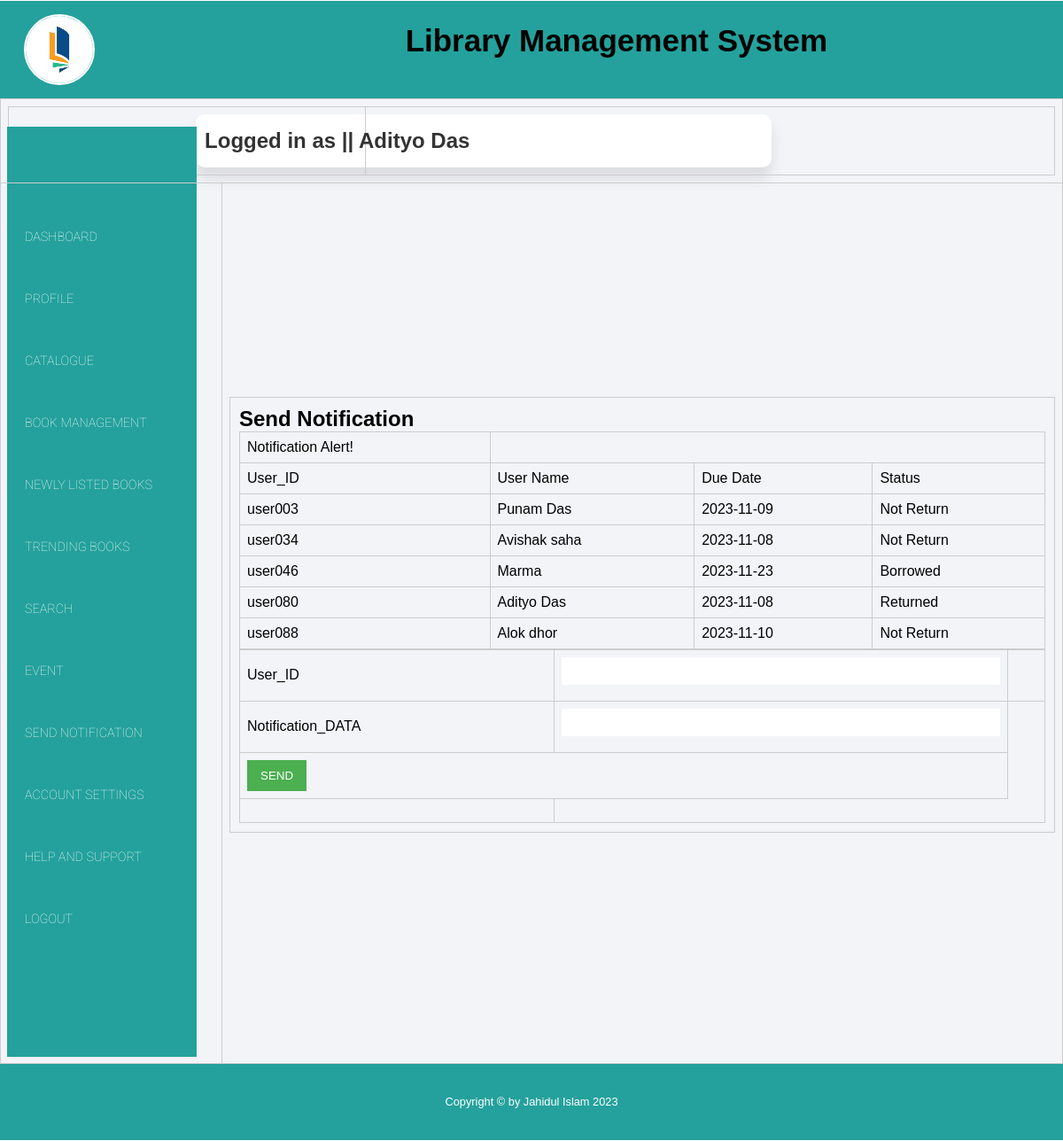
The app's page /views/Notification.php (signed in) with its own data.
### tables this page shows
CREATE TABLE `notification_alerts` (
  `User_ID` varchar(122) NOT NULL,
  `User_Name` varchar(129) NOT NULL,
  `Due_Date` date NOT NULL,
  `Status` varchar(122) NOT NULL,
  `Action` varchar(11) NOT NULL
);

### controller/userData.php (called while the page is built)
<?php
$user = $_SESSION['user'];
?>

### models/bookModel.php (called while the page is built, shortened)
<?php
function getNotification()
{
    $con = getConnection();
    $sql = "select * from notification_alerts ";
    $result = mysqli_query($con, $sql);
    $users = [];
    while ($row = mysqli_fetch_assoc($result)) {
        array_push($users, $row);
    }
    return $users;
}

### views/Notification.php (the view, shortened to what this page needs)
<?php
  require_once('../models/bookModel.php');
  $Notification = getNotification();
?>
<?php
include_once("../controller/userData.php");
?>
<html>
<head>
      <link rel="stylesheet" href="https://cdnjs.cloudflare.com/ajax/libs/font-awesome/5.15.1/css/all.min.css"
 />
    <link rel="stylesheet" href="style18.css">
</head>
<body>
    <div class="container">
            <header>
                <div class="row">
                    <div class="col-lg-4 col-md-12">
                    <div class="logo-div">
                            <a href="#">
                                <img src="book.png">
                            </a>
                    </div>
                    </div>
                    <div class="col-lg-8 col-md-12">
                        <p class="heading-style">Library Management System</p>
                    </div>
                </div>
            </header>
    <center>
        <main>
        <table height=635 width=1080>
            <tr height=70>
                <td colspan="2">
                    <table width = "800">
                    <tr>
                        <td align="center">
                            <div class="card">
                        <h2>Logged in as || <?php echo $user['name'] ?></h2>
                            </div>
                        </td>
                    </tr>
                    </table>
                </td>
            </tr>
            <tr>
                <td rowspan="3" width="250">
                <nav>
                <ul>
                    <li> <a href="librarian_dashboard.php">Dashboard</a></li>
                    <li> <a href="profile.php">Profile</a></li>
                    <li> <a href="catalog.php">Catalogue</a></li>
                    <li> <a href="book_management.php">Book Management</a></li>
                    <li> <a href="Newly_listed_Books.php">Newly Listed Books</a></li>
                    <li> <a href="TrendingBooks.php">Trending Books</a></li>
					<li> <a href="search.php">Search</a></li>
                    <li> <a href="event.php">Event</a></li>
                    <li> <a href="Notification.php">Send Notification</a></li>
                    <li> <a href="account_setting.php">Account Settings</a></li>
                    <li> <a href="send_msg1.php">Help and Support</a></li>
                    <li> <a href="../controller/logout.php">Logout</a></li>
                </ul>
                </nav>
                </td>
                <td>
				<fieldset>
        <h2>Send Notification</h2>
<table  cellspacing="0" align="center" cellpadding="5">
    <tr>
        <td>Notification Alert!</td>
    </tr>
     <tr>
        <td>User_ID</td>
        <td>User Name</td>
        <td>Due Date</td>
        <td>Status </td>
       </tr>
               <?php for($i=0; $i<count( $Notification); $i++){
        ?>
             <tr>
                    <td><?= $Notification[$i]['User_ID']?></td>
                    <td><?= $Notification[$i]['User_Name']?></td>
                    <td><?= $Notification[$i]['Due_Date']?></td>
                    <td><?= $Notification[$i]['Status']?></td>
               </tr>
        <?php
            }
        ?>
</table>
        <h2><table align="center">
        <tr>
            <td>
               User_ID
        </td>
        <td><input type="text" name="name" id="name" /><td>
        </tr>
            <tr>
            <td>
            Notification_DATA
        </td>
        <td><input type="text" name="phone" id="phone" /></td>
        </tr>
            <tr>
                <td colspan="2">
            <input
                type="button"
                name="submit"
                id="submit"
                value="SEND"
                onclick="validate()"
            /><br />
            </td>
            </tr>
            <tr>
          <td>
            </td>
        </tr>
        </table>
                </fieldset>
                </td>
            </tr>
        </table>
        </main>
          <footer>
                     <div class="row">
                        <div class="col-lg-12">
                            <p>Copyright © by Jahidul Islam 2023</p>
                        </div>
                    </div>
                </footer>
    </center>
    </div>
    </body>
</html>

### views/style18.css (style rules this page uses)
html { scroll-behavior: smooth; }
* { margin: 0; padding: 0; box-sizing: border-box; }
body { font-family: 'Montserrat', sans-serif; }
.container { max-width: 1200px; margin: auto; margin-top: 1px; background: #f2f4f8; }
.row { width: 100%; }
.row::after { content: ''; clear: both; display: block; }
[class*="col-"] { float: left; padding: 15px; }
[class*="col-"] { width: 100%; }
header { background: #24a19c; padding: 0% 1%; text-align: center; }
nav { background: #24a19c; }
nav ul li { display: block; }
nav ul li a { display: block; text-decoration: none; color: white; line-height: 70px; padding: 0 20px; transition: .4s; text-transform: uppercase; font-weight: lighter; font-size: 0.9rem; font-family: 'Roboto', sans-serif; }
img { height: 80px; width: 80px; border-radius: 50%; border: 2px solid white; }
.card { width: 650px; line-height: 40px ; margin: 0px auto; margin-left: -200px; margin-right: 50px; padding: 10px; background-color: #fff; border-radius: 10px; box-shadow: 0 12px 16px rgba(15, 13, 13, 0.1); }
.card h2 { margin: 0; color: #333; }
footer { background: #24a19c; padding: 1%; color: white; margin-bottom: 1px; }
footer p { font-size: 0.8rem; line-height: 32px; text-align: center; }
body, h2, table, td, input { margin: 0; padding: 0; border: 0; }
body { font-family: Arial, sans-serif; }
fieldset { border: 1px solid #ccc; padding: 10px; margin-bottom: 20px; }
table { border-collapse: collapse; width: 100%; }
table, td { border: 1px solid #ccc; }
td { padding: 8px; text-align: left; }
input[type="text"] { width: 100%; padding: 8px; margin-bottom: 10px; box-sizing: border-box; }
input[type="button"] { background-color: #4caf50; color: #fff; padding: 10px 15px; border: none; cursor: pointer; }
@media (min-width: 768px) { .col-md-12 { width: 100%; } }
@media only screen and (min-width: 992px) { .col-lg-4 { width: 33.33%; } }
@media only screen and (min-width: 992px) { .col-lg-8 { width: 66.66%; margin-top: 10px; margin-left: -100px; font-size: 35px; font-weight: bold; } }
@media only screen and (min-width: 992px) { .col-lg-12 { width: 100%; } }
@media only screen and (min-width: 992px) { .logo-div { text-align: left; } }
@media only screen and (min-width: 992px) { nav { background: #24a19c; margin-top: -72px; margin-bottom: -1px; margin-left: -1px; margin-right: 20px; padding-top: 90px; padding-bottom: 120px; } }
@media only screen and (min-width: 992px) { nav ul li { display: block; color: #24a19c; background-color: #24a19c; } }
@media only screen and (min-width: 992px) { nav ul li a { display: block; text-decoration: none; color: white; background-color: #24a19c; line-height: 70px; padding: 0 20px; transition: .4s; text-transform: uppercase; font-weight: lighter; font-size: 0.9rem; font-family: 'Roboto', sans-serif; } }
@media only screen and (min-width: 992px) { .heading-style { margin: auto; } }

### records on screen
notification_alerts: User_ID "user003", User_Name "Punam Das", Due_Date "2023-11-09", Status "Not Return"
notification_alerts: User_ID "user034", User_Name "Avishak saha", Due_Date "2023-11-08", Status "Not Return"
notification_alerts: User_ID "user046", User_Name "Marma", Due_Date "2023-11-23", Status "Borrowed"
notification_alerts: User_ID "user080", User_Name "Adityo Das", Due_Date "2023-11-08", Status "Returned"
notification_alerts: User_ID "user088", User_Name "Alok dhor", Due_Date "2023-11-10", Status "Not Return"

### other values on screen
$user['name'] "Adityo Das"
